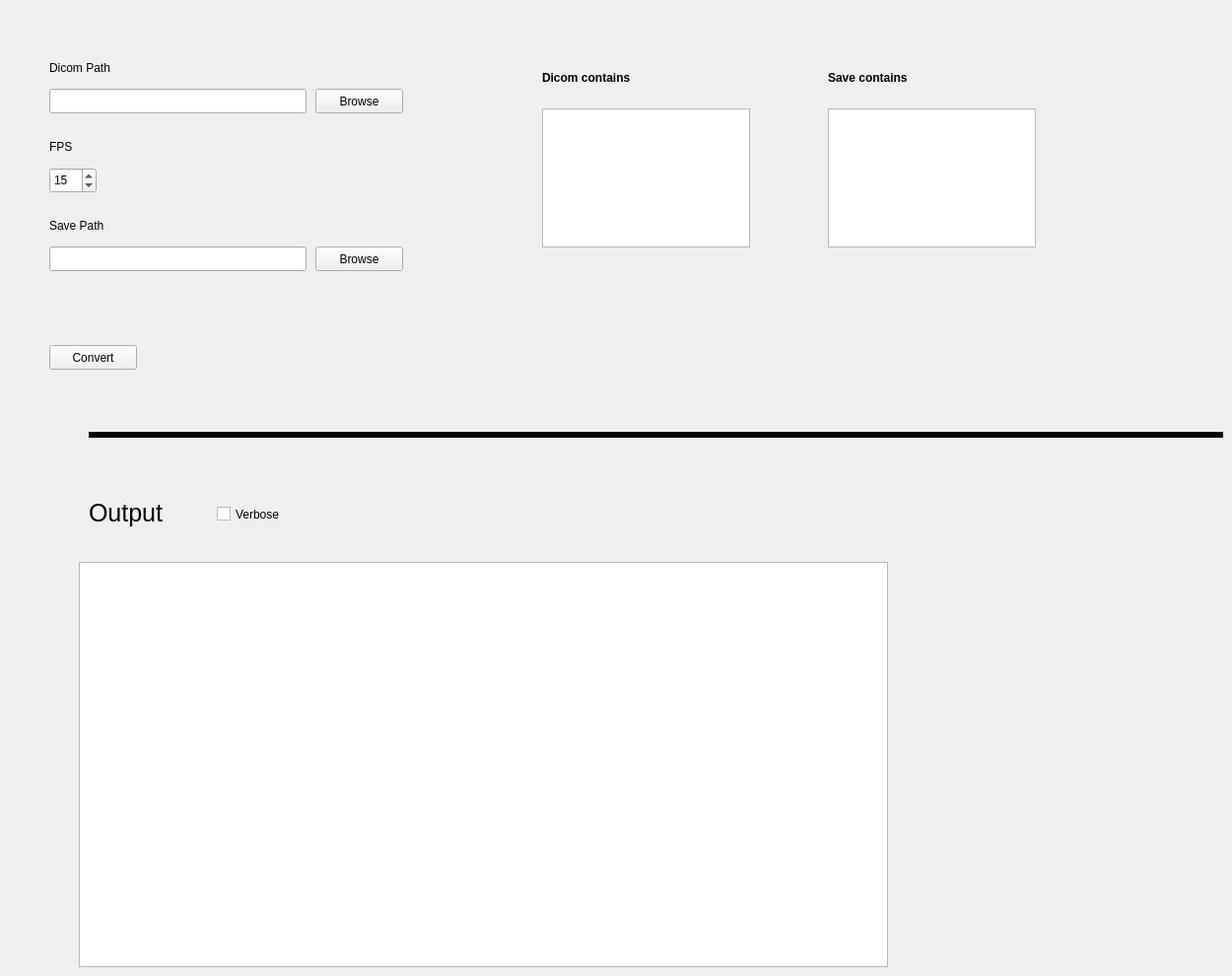
    <widget class="QWidget" name="dicom_page">
     <widget class="QLineEdit" name="lineEdit_dicom">
      <property name="geometry">
       <rect>
        <x>50</x>
        <y>90</y>
        <width>261</width>
        <height>25</height>
       </rect>
      </property>
      <property name="readOnly">
       <bool>true</bool>
      </property>
     </widget>
     <widget class="QLabel" name="label_dcmpath">
      <property name="geometry">
       <rect>
        <x>50</x>
        <y>60</y>
        <width>111</width>
        <height>17</height>
       </rect>
      </property>
      <property name="text">
       <string>Dicom Path</string>
      </property>
     </widget>
     <widget class="QLabel" name="label_fps">
      <property name="geometry">
       <rect>
        <x>50</x>
        <y>140</y>
        <width>67</width>
        <height>17</height>
       </rect>
      </property>
      <property name="text">
       <string>FPS</string>
      </property>
     </widget>
     <widget class="QSpinBox" name="spinbox_fps">
      <property name="geometry">
       <rect>
        <x>50</x>
        <y>170</y>
        <width>48</width>
        <height>26</height>
       </rect>
      </property>
      <property name="value">
       <number>15</number>
      </property>
     </widget>
     <widget class="QLabel" name="label_savepath">
      <property name="geometry">
       <rect>
        <x>50</x>
        <y>220</y>
        <width>101</width>
        <height>17</height>
       </rect>
      </property>
      <property name="text">
       <string>Save Path</string>
      </property>
     </widget>
     <widget class="QLineEdit" name="lineEdit_save">
      <property name="geometry">
       <rect>
        <x>50</x>
        <y>250</y>
        <width>261</width>
        <height>25</height>
       </rect>
      </property>
     </widget>
     <widget class="QLabel" name="label_dcmcontains">
      <property name="geometry">
       <rect>
        <x>550</x>
        <y>70</y>
        <width>241</width>
        <height>17</height>
       </rect>
      </property>
      <property name="font">
       <font>
        <weight>75</weight>
        <bold>true</bold>
       </font>
      </property>
      <property name="text">
       <string>Dicom contains</string>
      </property>
     </widget>
     <widget class="QLabel" name="label_savecontains">
      <property name="geometry">
       <rect>
        <x>840</x>
        <y>70</y>
        <width>241</width>
        <height>17</height>
       </rect>
      </property>
      <property name="font">
       <font>
        <weight>75</weight>
        <bold>true</bold>
       </font>
      </property>
      <property name="text">
       <string>Save contains</string>
      </property>
     </widget>
     <widget class="Line" name="line">
      <property name="geometry">
       <rect>
        <x>90</x>
        <y>410</y>
        <width>1151</width>
        <height>62</height>
       </rect>
      </property>
      <property name="font">
       <font>
        <pointsize>35</pointsize>
       </font>
      </property>
      <property name="frameShadow">
       <enum>QFrame::Plain</enum>
      </property>
      <property name="lineWidth">
       <number>6</number>
      </property>
      <property name="orientation">
       <enum>Qt::Horizontal</enum>
      </property>
     </widget>
     <widget class="QPushButton" name="pb_browse_dcm">
      <property name="geometry">
       <rect>
        <x>320</x>
        <y>90</y>
        <width>89</width>
        <height>25</height>
       </rect>
      </property>
      <property name="text">
       <string>Browse</string>
      </property>
     </widget>
     <widget class="QPushButton" name="pb_browse_save">
      <property name="geometry">
       <rect>
        <x>320</x>
        <y>250</y>
        <width>89</width>
        <height>25</height>
       </rect>
      </property>
      <property name="text">
       <string>Browse</string>
      </property>
     </widget>
     <widget class="QPushButton" name="pb_convert">
      <property name="geometry">
       <rect>
        <x>50</x>
        <y>350</y>
        <width>89</width>
        <height>25</height>
       </rect>
      </property>
      <property name="text">
       <string>Convert</string>
      </property>
     </widget>
     <widget class="QTextEdit" name="txtbox_dcmcont">
      <property name="geometry">
       <rect>
        <x>550</x>
        <y>110</y>
        <width>211</width>
        <height>141</height>
       </rect>
      </property>
     </widget>
     <widget class="QTextEdit" name="save_contains">
      <property name="geometry">
       <rect>
        <x>840</x>
        <y>110</y>
        <width>211</width>
        <height>141</height>
       </rect>
      </property>
     </widget>
     <widget class="QTextEdit" name="txtbox_cmd">
      <property name="geometry">
       <rect>
        <x>80</x>
        <y>570</y>
        <width>821</width>
        <height>411</height>
       </rect>
      </property>
     </widget>
     <widget class="QCheckBox" name="chkbx_verbose">
      <property name="geometry">
       <rect>
        <x>220</x>
        <y>510</y>
        <width>92</width>
        <height>23</height>
       </rect>
      </property>
      <property name="text">
       <string>Verbose</string>
      </property>
     </widget>
     <widget class="QLabel" name="output_lbl">
      <property name="geometry">
       <rect>
        <x>90</x>
        <y>500</y>
        <width>131</width>
        <height>41</height>
       </rect>
      </property>
      <property name="font">
       <font>
        <pointsize>19</pointsize>
       </font>
      </property>
      <property name="text">
       <string>Output</string>
      </property>
     </widget>
    </widget>
